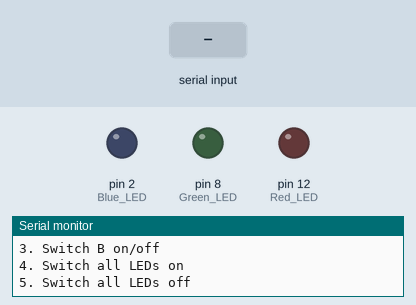
Simulated run of this sketch. Board: Arduino Uno, built with avr-gcc and run on an emulated ATmega328P. Shown: output pins drawn as LEDs (lit = HIGH), the last lines printed to the serial monitor. The inputs (shaded band) are chosen by the test bench.

Above: at 1.2 s.
1.3 s: "1\n" received over Serial
At 2.5 s:
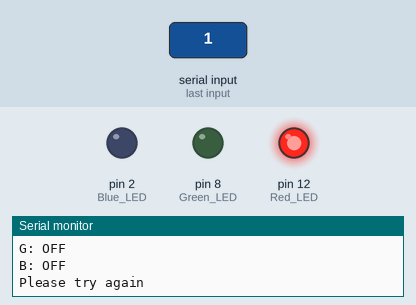
2.8 s: "2\n" received over Serial
At 3.8 s:
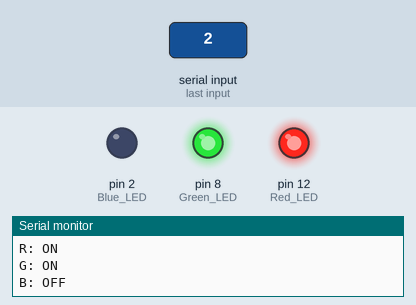
4.3 s: "3\n" received over Serial
At 4.9 s:
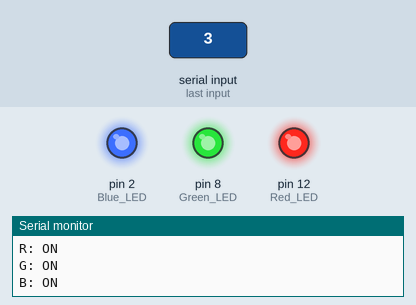
5.8 s: "1\n" received over Serial
At 7.0 s:
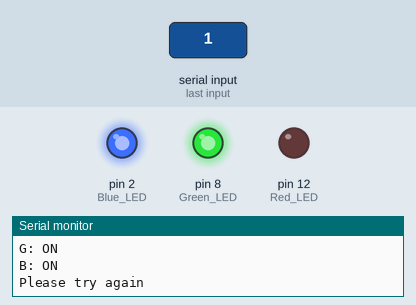
7.3 s: "2\n" received over Serial
At 8.4 s:
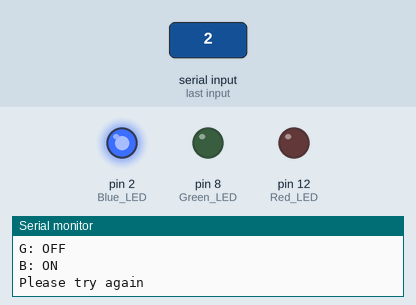
8.8 s: "4\n" received over Serial
At 9.5 s:
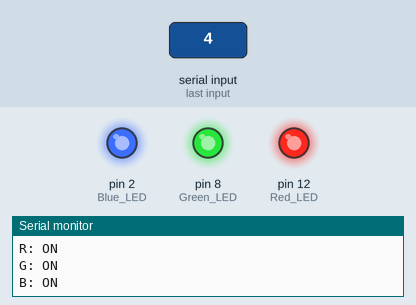
Timing chart, 0 to 11.3 s (numbered marks = the images above; inputs shaded):
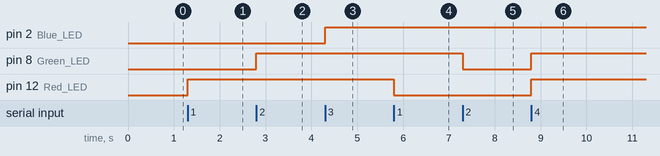

Measured:
- after the input at 1.3 s, pin 12 (Red_LED): LOW → HIGH at once
- after the input at 2.8 s, pin 8 (Green_LED): LOW → HIGH at once
- after the input at 4.3 s, pin 2 (Blue_LED): LOW → HIGH at once
- after the input at 5.8 s, pin 12 (Red_LED): HIGH → LOW at once
- after the input at 7.3 s, pin 8 (Green_LED): HIGH → LOW at once
- after the input at 8.8 s, pin 8 (Green_LED), pin 12 (Red_LED): LOW → HIGH at once

The sketch:

ex_1_3.ino
```cpp
/* The circuit contains red, green and blue LEDs parallel connected.
 * The user of this program can control the LEDs and turn one LED
 * on or off separately. It is also possible to turn all LEDs on or
 * off at the same time.
 */

void setup() {
  pinMode(12, OUTPUT);  // Red LED
  pinMode(8, OUTPUT);   // Green LED
  pinMode(2, OUTPUT);   // Blue LED
  Serial.begin(9600);

  Serial.println("1. Switch R on/off");
  Serial.println("2. Switch G on/off");
  Serial.println("3. Switch B on/off");
  Serial.println("4. Switch all LEDs on");
  Serial.println("5. Switch all LEDs off\n");
}

void printState() {
  Serial.println("The current state:");
  if(digitalRead(12)==LOW) {
        Serial.println("R: OFF");
      } else {
        Serial.println("R: ON");
      }
    if(digitalRead(8)==LOW) {
        Serial.println("G: OFF");
      } else {
        Serial.println("G: ON");
      }
  if(digitalRead(2)==LOW) {
        Serial.println("B: OFF\n");
      } else {
        Serial.println("B: ON\n");
      }
}

void loop() {
  while (Serial.available() == 0) {}

  int menuChoice = Serial.parseInt();

  switch(menuChoice) {
    case 1:
      if(digitalRead(12)==LOW) {
        digitalWrite(12, HIGH);
      } else {
        digitalWrite(12, LOW);
      }
      printState();
      break;
    case 2:
      if(digitalRead(8)==LOW) {
        digitalWrite(8, HIGH);
      } else {
        digitalWrite(8, LOW);
      }
      printState();
      break;
    case 3:
      if(digitalRead(2)==LOW) {
        digitalWrite(2, HIGH);
      } else {
        digitalWrite(2, LOW);
      }
      printState();
      break;
    case 4:
      digitalWrite(12, HIGH);
      digitalWrite(8, HIGH);
      digitalWrite(2, HIGH);
      printState();
      break;
    case 5:
      digitalWrite(12, LOW);
      digitalWrite(8, LOW);
      digitalWrite(2, LOW);
      printState();
      break;
    default:
      Serial.println("Please try again");
      break;
  }
}
```
